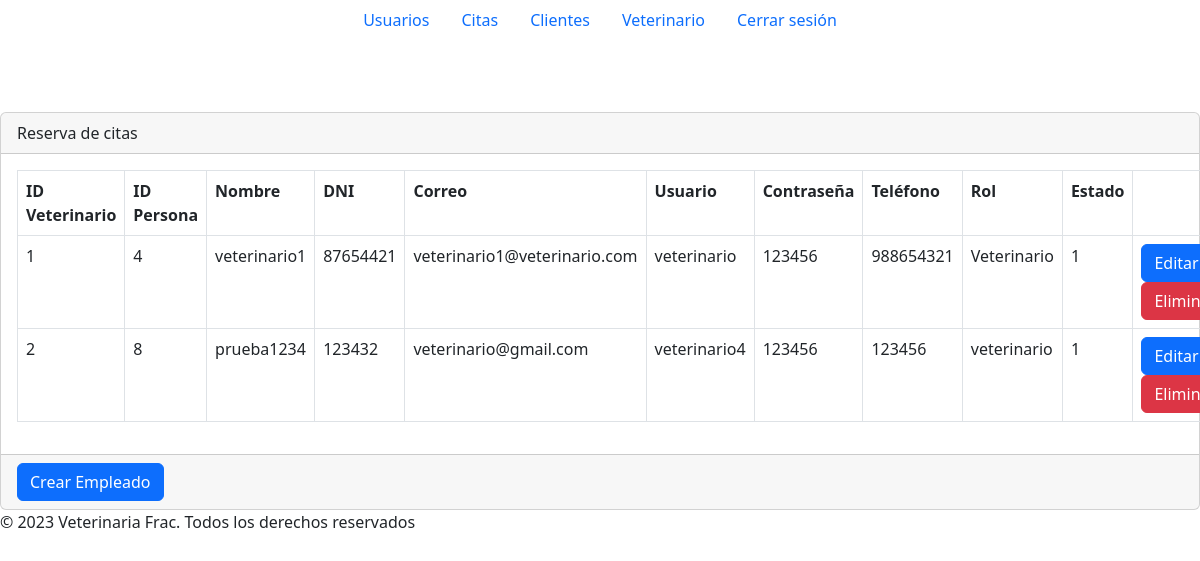
The app's page /secciones/veterinario/index.php, older data.
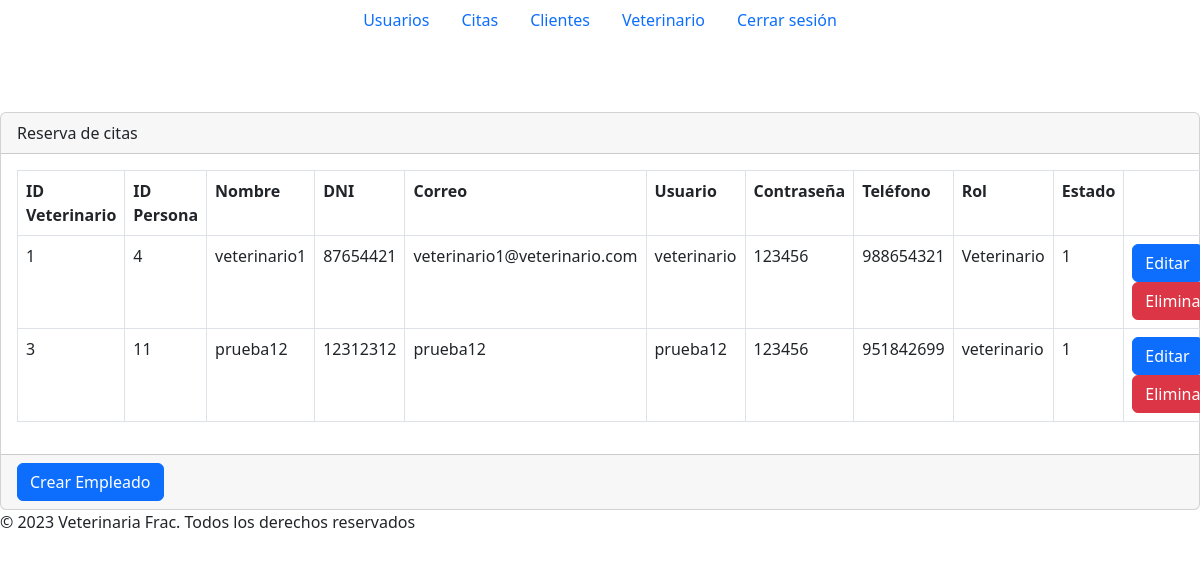
The same page, newer data.
### tables this page shows
CREATE TABLE `veterinario` (
  `id` int(8) NOT NULL,
  `id_persona` int(8) NOT NULL
);

CREATE TABLE `persona` (
  `id` int(8) NOT NULL,
  `nombre` varchar(255) NOT NULL,
  `dni` int(8) NOT NULL,
  `correo` varchar(255) NOT NULL,
  `usuario` varchar(255) NOT NULL,
  `contrasenia` varchar(255) NOT NULL,
  `telefono` int(9) NOT NULL,
  `rol` varchar(255) NOT NULL,
  `estado` tinyint(1) NOT NULL
);

### secciones/veterinario/index.php (the view, shortened to what this page needs)
<?php
include("../../config/bd.php");
function getDatosVeterinario($conn) {
    $sql = "SELECT v.id, v.id_persona, p.nombre, p.dni, p.correo, p.usuario, p.contrasenia, p.telefono, p.rol, p.estado
    FROM veterinario v
    INNER JOIN persona p ON v.id_persona = p.id";
    $result = $conn->query($sql);
    if ($result->num_rows > 0) {
        return $result->fetch_all(MYSQLI_ASSOC);
    } else {
        return [];
    }
}
$reservations = getDatosVeterinario($conn);
?>
<?php include("../../plantillas/header.php")?>
<br />
<br />
<br />
<div class="card">
    <div class="card-header">
        Reserva de citas
    </div>
    <div class="card-body">
        <div class="table-responsive-sm">
            <table class="table table-bordered">
            <tr>
                <th>ID Veterinario</th>
                <th>ID Persona</th>
                <th>Nombre</th>
                <th>DNI</th>
                <th>Correo</th>
                <th>Usuario</th>
                <th>Contraseña</th>
                <th>Teléfono</th>
                <th>Rol</th>
                <th>Estado</th>
            </tr>
            <?php foreach ($reservations as $reservation) : ?>
                <tr>
                    <td><?php echo $reservation['id']; ?></td>
                    <td><?php echo $reservation['id_persona']; ?></td>
                    <td><?php echo $reservation['nombre']; ?></td>
                    <td><?php echo $reservation['dni']; ?></td>
                    <td><?php echo $reservation['correo']; ?></td>
                    <td><?php echo $reservation['usuario']; ?></td>
                    <td><?php echo $reservation['contrasenia']; ?></td>
                    <td><?php echo $reservation['telefono']; ?></td>
                    <td><?php echo $reservation['rol']; ?></td>
                    <td><?php echo $reservation['estado']; ?></td>
                    <td>
                        <a href="editar.php?id=<?php echo $reservation['id']; ?>" class="btn btn-primary">Editar</a>
                        <a href="index.php?id=<?php echo $reservation['id']; ?>" class="btn btn-danger">Eliminar</a>
                    </tr>
            <?php endforeach; ?>
            </table>
        </div>
    </div>
    <div class="card-footer text-muted">
    <a href="crear.php?id=<?php echo $reservation['id']; ?>" class="btn btn-primary">Crear Empleado</a>
    </div>
</div>
<?php include("../../plantillas/footer.php")?>

Row changes from the older to the newer data that the page shows:
removed veterinario: id "2", id_persona "8", id_persona.nombre "prueba1234", id_persona.dni "123432", id_persona.correo "veterinario@gmail.com", id_persona.usuario "veterinario4", id_persona.contrasenia "123456", id_persona.telefono "123456", id_persona.rol "veterinario", id_persona.estado "1"
added veterinario: id "3", id_persona "11", id_persona.nombre "prueba12", id_persona.dni "12312312", id_persona.correo "prueba12", id_persona.usuario "prueba12", id_persona.contrasenia "123456", id_persona.telefono "951842699", id_persona.rol "veterinario", id_persona.estado "1"
